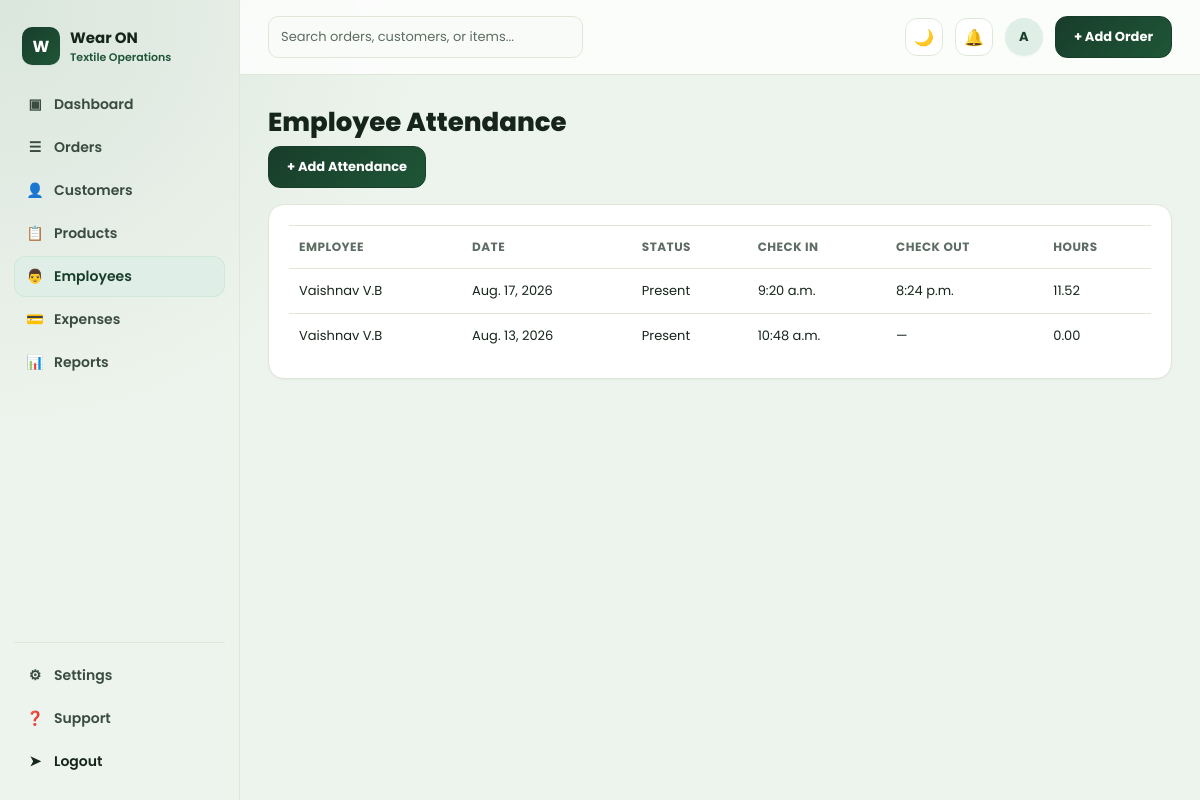
/employees/attendance/ (signed in), run on the app's committed database.
### orders/models.py (models this page shows, shortened)
class EmployeeAttendance(models.Model):
    ATTENDANCE_PRESENT = "present"
    ATTENDANCE_ABSENT = "absent"
    ATTENDANCE_HALF_DAY = "half_day"
    ATTENDANCE_LEAVE = "leave"
    ATTENDANCE_STATUS_CHOICES = [
        (ATTENDANCE_PRESENT, "Present"),
        (ATTENDANCE_ABSENT, "Absent"),
        (ATTENDANCE_HALF_DAY, "Half Day"),
        (ATTENDANCE_LEAVE, "Leave"),
    ]
    employee = models.ForeignKey(Employee, on_delete=models.CASCADE, related_name="attendance_records")
    date = models.DateField(default=timezone.localdate)
    check_in = models.TimeField(null=True, blank=True)
    check_out = models.TimeField(null=True, blank=True)
    status = models.CharField(max_length=20, choices=ATTENDANCE_STATUS_CHOICES, default=ATTENDANCE_PRESENT)
    work_hours = models.DecimalField(max_digits=5, decimal_places=2, default=Decimal("0.00"))
    remarks = models.CharField(max_length=255, blank=True)
    created_at = models.DateTimeField(auto_now_add=True)
    class Meta:
        ordering = ["-date", "employee__name"]
        unique_together = ("employee", "date")

class Employee(models.Model):
    EMPLOYEE_STATUS_ACTIVE = "active"
    EMPLOYEE_STATUS_INACTIVE = "inactive"
    EMPLOYEE_STATUS_ON_LEAVE = "on_leave"
    EMPLOYEE_STATUS_CHOICES = [
        (EMPLOYEE_STATUS_ACTIVE, "Active"),
        (EMPLOYEE_STATUS_INACTIVE, "Inactive"),
        (EMPLOYEE_STATUS_ON_LEAVE, "On Leave"),
    ]
    name = models.CharField(max_length=150)
    employee_id = models.CharField(max_length=50, unique=True, blank=True)
    department = models.CharField(max_length=100, blank=True)
    designation = models.CharField(max_length=100, blank=True)
    phone = models.CharField(max_length=20, blank=True)
    email = models.EmailField(blank=True)
    address = models.TextField(blank=True)
    joining_date = models.DateField(default=timezone.localdate)
    monthly_salary = models.DecimalField(max_digits=12, decimal_places=2, default=Decimal("0.00"))
    status = models.CharField(max_length=20, choices=EMPLOYEE_STATUS_CHOICES, default=EMPLOYEE_STATUS_ACTIVE)
    created_at = models.DateTimeField(auto_now_add=True)
    updated_at = models.DateTimeField(auto_now=True)
    class Meta:
        ordering = ["name"]

### orders/views.py (the view)
# urls.py: path("employees/attendance/", views.employee_attendance_list, name="employee-attendance-list"),
@login_required
def employee_attendance_list(request):
    attendances = EmployeeAttendance.objects.select_related("employee").order_by("-date")
    return render(request, "orders/employee_attendance_list.html", {"attendances": attendances})

### orders/templates/orders/employee_attendance_list.html (shortened to what this page needs)
{% extends "base.html" %}
{% block content %}
<h1 class="page-title">Employee Attendance</h1>
<div style="margin-bottom:16px;">
  <a href="{% url 'employee-attendance-create' %}" class="btn btn-primary">+ Add Attendance</a>
</div>
<div class="card employee-section">
  <div class="employee-table-wrap">
    <table class="employee-table">
      <thead>
        <tr>
          <th>Employee</th>
          <th>Date</th>
          <th>Status</th>
          <th>Check In</th>
          <th>Check Out</th>
          <th>Hours</th>
        </tr>
      </thead>
      <tbody>
        {% for attendance in attendances %}
        <tr>
          <td>{{ attendance.employee.name }}</td>
          <td>{{ attendance.date }}</td>
          <td>{{ attendance.get_status_display }}</td>
          <td>{{ attendance.check_in|default:'—' }}</td>
          <td>{{ attendance.check_out|default:'—' }}</td>
          <td>{{ attendance.work_hours }}</td>
        </tr>
        {% empty %}
        <tr>
          <td colspan="6" style="text-align:center;">No attendance records found.</td>
        </tr>
        {% endfor %}
      </tbody>
    </table>
  </div>
</div>
{% endblock %}

### templates/base.html (shortened to what this page needs)
{% load static %}<!DOCTYPE html>
<html lang="en">
<head>
  <link rel="stylesheet" href="{% static 'css/style.css' %}">
</head>
<body>
  <div class="app">
    <aside class="sidebar">
      <div class="brand">
        <div class="brand-mark">W</div>
        <div>
          <div class="brand-name">Wear ON</div>
          <div class="brand-sub">Textile Operations</div>
        </div>
      </div>
      <ul class="nav">
        <li><a href="{% url 'dashboard' %}" class="{% if request.resolver_match.url_name == 'dashboard' %}active{% endif %}"><span class="icon">&#9635;</span> Dashboard</a></li>
        <li><a href="{% url 'order-list' %}" class="{% if request.resolver_match.url_name in 'order-list,order-detail,order-create,order-edit' %}active{% endif %}"><span class="icon">&#9776;</span> Orders</a></li>
        <li><a href="{% url 'customer-list' %}" class="{% if request.resolver_match.url_name in 'customer-list,customer-detail' %}active{% endif %}"><span class="icon">&#128100;</span> Customers</a></li>
        <li><a href="{% url 'product-list' %}" class="{% if request.resolver_match.url_name == 'product-list' %}active{% endif %}"><span class="icon">&#128203;</span> Products</a></li>
        <li><a href="{% url 'employee-list' %}" class="{% if request.resolver_match.url_name in 'employee-list,employee-create,employee-attendance-list,employee-attendance-create,payroll-list,payroll-create' %}active{% endif %}"><span class="icon">&#128104;</span> Employees</a></li>
        <li><a href="{% url 'expense-list' %}" class="{% if request.resolver_match.url_name in 'expense-list,order-expenses' %}active{% endif %}"><span class="icon">&#128179;</span> Expenses</a></li>
        <li><a href="{% url 'reports' %}" class="{% if request.resolver_match.url_name == 'reports' %}active{% endif %}"><span class="icon">&#128202;</span> Reports</a></li>
      </ul>
      <div class="sidebar-footer">
        <ul class="nav">
          <li><a href="{% url 'settings' %}"><span class="icon">&#9881;</span> Settings</a></li>
          <li><a href="{% url 'support' %}"><span class="icon">&#10067;</span> Support</a></li>
          {% if user.is_authenticated %}
          <li>
            <form method="post" action="{% url 'logout' %}">
              <button type="submit" class="nav a" style="width:100%; text-align:left; background:none; border:none; cursor:pointer; display:flex; align-items:center; gap:10px; padding:10px 12px; border-radius:10px; font-size:14px; font-weight:600; color:var(--green-900);">
                <span class="icon">&#10148;</span> Logout
              </button>
            </form>
          </li>
          {% endif %}
        </ul>
      </div>
    </aside>
    <div class="main">
      <div class="topbar">
        <input class="search-box" type="text" placeholder="Search orders, customers, or items...">
        <div class="topbar-actions">
          <button type="button" class="icon-btn" data-theme-toggle aria-label="Toggle dark mode" title="Toggle dark mode">☀️</button>
          <div class="icon-btn" aria-label="Notifications" title="Notifications">&#128276;</div>
          <div class="avatar">{{ user.username|default:"?"|first|upper }}</div>
          <a href="{% url 'order-create' %}" class="btn btn-primary">+ Add Order</a>
        </div>
      </div>
      <div class="content">
        {% block content %}{% endblock %}
      </div>
    </div>
  </div>
</body>
</html>

### data on the page
EmployeeAttendance: employee.name "Vaishnav V.B", date "Aug. 17, 2026", status "Present", check_in "9:20 a.m.", check_out "8:24 p.m.", work_hours "11.52"
EmployeeAttendance: employee.name "Vaishnav V.B", date "Aug. 13, 2026", status "Present", check_in "10:48 a.m.", check_out "—", work_hours "0.00"

### other printed values
{{ user.username|default:"?"|first|upper }} "A"
